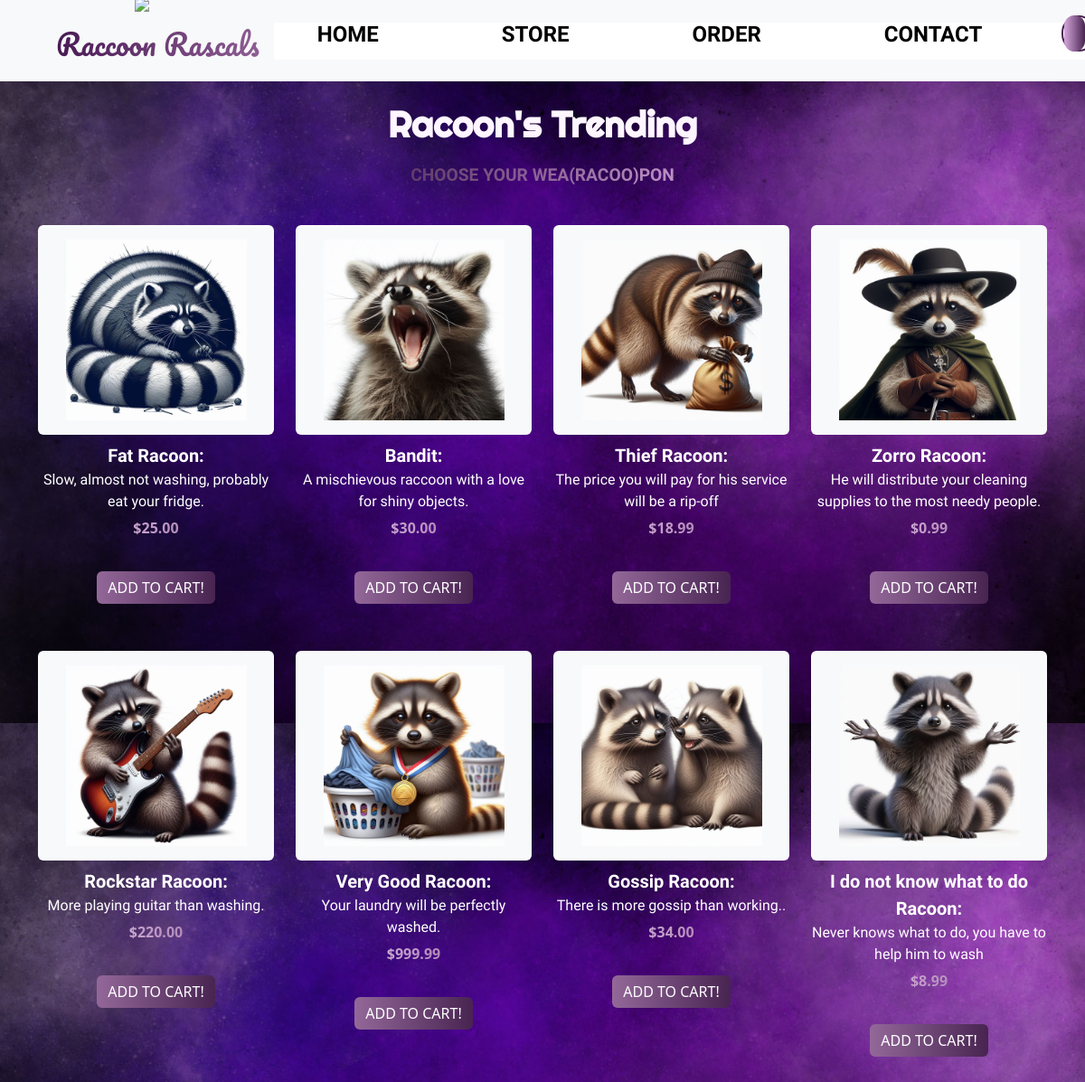
The page /store.php on the database its author committed.
### tables this page shows
CREATE TABLE raccoons (
    id INT NOT NULL AUTO_INCREMENT PRIMARY KEY,
    name VARCHAR(100) NOT NULL,
    price DECIMAL(10, 2) NOT NULL,
    description TEXT NOT NULL,
    image_path VARCHAR(255) NOT NULL
);

### helpers.php (called while the page is built, shortened)
<?php
function dbget($query) {
    $host = 'localhost';
    $username = 'root';
    $password = '';
    $database = 'shop';
    $mysqli = new mysqli($host, $username, $password, $database);
    $result = $mysqli->query($query);
    $fetched = $result->fetch_all(MYSQLI_ASSOC);
    return $fetched;
}
?>

### store.php (the view, shortened to what this page needs)
<?php
include "helpers.php";
?>
<!DOCTYPE html>
<html lang="en">
<head>
    <link href="https://cdn.jsdelivr.net/npm/bootstrap@5.3.3/dist/css/bootstrap.min.css" rel="stylesheet"
>
    <link rel="stylesheet" href="./style.css">
</head>
<body class="homebody">
    <nav class="navbar navbar-expand-lg navbar-light bg-light">
        <div class="container-fluid">
            <a class="navbar-brand" href="#">
                <img src="./img/szoplogo.png" alt="Logo" width="15" height="15" class="d-inline-block align-text-top">
                Raccoon Rascals
            </a>
            <div class="collapse navbar-collapse" id="navbarScroll">
                <ul class="navbar-nav m-auto my-2 my-lg-0">
                    <li class="nav-item">
                        <a class="nav-link" href="index.php">Home</a>
                    </li>
                    <li class="nav-item">
                        <a class="nav-link" href="store.php">Store</a>
                    </li>
                    <li class="nav-item">
                        <a class="nav-link" href="order.php">Order</a>
                    </li>
                    <li class="nav-item">
                        <a class="nav-link" href="contact.php">Contact</a>
                    </li>
                </ul>
                <form class="d-flex" role="search" action="store.php" method="GET">
                    <input class="px-2 search" type="search" name="search" placeholder="Search" aria-label="Search">
                    <button class="btn0" type="submit">
                    </button>
                </form>
            </div>
        </div>
    </nav>
    <section class="product">
        <div class="container">
            <div class="row py-4">
                <div class="col-lg-5 m-auto text-center">
                    <h1>Racoon's Trending</h1>
                    <h6>Choose your wea(racoo)pon</h6>
                </div>
            </div>
            <div class="row">
                <?php
                $cart = $_SESSION['cart'] ?? [];
                $search = "'%" . ($_GET["search"] ?? "") . "%'";
                $query = "SELECT id, name, price, description, image_path FROM raccoons WHERE name like " . $search . " OR description LIKE " . $search;
                $result = dbget($query);
                foreach ($result as $row) {
                    $id = strval($row['id']);
                    $inCart = in_array($id, $cart);
                    $buttonText = $inCart == true ? 'REMOVE FROM CART' : 'ADD TO CART!';
                    echo
                    '<div class="col-lg-3 text-center mb-5">
                        <div class="card border-0 bg-light mb-2">
                            <div class="card-body">
                                <img src="/pracze/img/'. htmlspecialchars($row['image_path']) .'" class="img-fluid fixed-size" alt="">
                            </div>
                        </div>
                        <p class="centered-text">
                            <strong>'. htmlspecialchars($row['name']) .':</strong><br>
                            '. htmlspecialchars($row['description']) .'
                        </p>
                        <p class="centered-price pb-3">$'. htmlspecialchars($row['price']) .'</p>
                        <div class="row pt-1"></div>
                        <button id="button-'. $id .'" onmousedown="toggleCart('. $id .')" class="btn btn2-bg">'. $buttonText .'</button>
                        <div class="row pb-1"></div>
                    </div>';
                }
                ?>
            </div>
        </div>
    </section>
</body>
</html>

### style.css (style rules this page uses)
.navbar-brand { font-size: 2rem; margin-top: 20px; margin-left: 50px; margin-bottom: 15px; font-weight: 400; font-style: normal; font-family: "Pacifico", cursive; background: linear-gradient(to right, #491a55, #8d5d93); -webkit-background-clip: text; -webkit-text-fill-color: transparent; }
.navbar-brand img { width: 85px; height: 85px; }
.navbar { height: 90px; padding-top: 0.5rem; padding-bottom: 0.5rem; position: relative; }
.navbar-nav .nav-link { font-size: 1.5rem; margin-bottom: -10px !important; margin-right: 40px; margin-left: 40px; }
.navbar-nav { margin-left: auto; }
.navbar-nav .nav-item { margin-right: 40px; }
.search { margin-top: -17px; height: 40px; width: 80%; border-radius: 60px; margin-right: -35px; outline: none; border: 2px solid #482451; padding-left: 15px; font-family: "Mukta", sans-serif; font-size: 16px; }
.btn0 { margin-top: -17px; height: 40px; width: 50%; outline: none; border: none; background: linear-gradient(to right, #d6a7dc, #482451); color: white; border-radius: 60px; font-weight: 700; font-family: "Mukta", sans-serif; display: flex; justify-content: center; align-items: center; position: relative; overflow: hidden; }
h1 { font-weight: 700; font-family: 'Righteous', sans-serif !important; }
.fixed-size { width: 200px; height: 200px; object-fit: cover; }
.homebody { background-image: url('img/maintlo.png'); background-size: cover; background-position: center center; height: 100vh; }
.nav-link { margin-top: -25px; margin-bottom: 30px; margin-right: 20px; margin-left: 20px; font-family: "Mukta", sans-serif; font-weight: 600; font-size: 17px; color: black; text-transform: uppercase; }
h6 { font-family: 'Mukta', sans-serif; font-size: 1.2rem; font-weight: 600; text-transform: uppercase; margin: 20px 0; text-align: center; background: linear-gradient(to right, #482451, #d6a7dc); -webkit-background-clip: text; -webkit-text-fill-color: transparent; }
.centered-text { text-align: center; color: white; font-family: "Mukta", sans-serif; }
.centered-text strong { font-weight: bold; font-size:20px; font-family: }
.centered-price { text-align: center; background: linear-gradient(to right, #efd4f6, #8d5d93); -webkit-background-clip: text; -webkit-text-fill-color: transparent; font-weight: bold; }
.btn2-bg { background: linear-gradient(to right, #936899, #482451) !important; color: white !important; border: none; outline: none; }
.centered-text { text-align: center; color: white; font-family: "Mukta", sans-serif; margin-bottom: 5px; }
.centered-text strong { font-weight: bold; }
.navbar-collapse { background-color: white; }
.nav-link { color: black !important; padding-top: 20px; padding-bottom: 20px; }

### store.php (style rules this page uses)
.navbar-brand { text-align: center; position: relative; z-index: 2; }
nav { z-index: 9000; }
.navbar-brand img { position: absolute; top: -22px; left: 50%; transform: translateX(-50%); z-index: 1; width: 50px; height: 50px; }
.product h1 { font-family: 'Righteous', sans-serif; font-size: 2.5rem; font-weight: 700; color: #fef6ff; transition: font-size 0.3s ease; }
.homebody { background-image: url('img/maintlo.png'); }

### rows shown on the page
raccoons: image_path (picture), name "Fat Racoon", description "Slow, almost not washing, probably eat your fridge.", price "25.00", id "ADD TO CART!"
raccoons: image_path (picture), name "Bandit", description "A mischievous raccoon with a love for shiny objects.", price "30.00", id "ADD TO CART!"
raccoons: image_path (picture), name "Thief Racoon", description "The price you will pay for his service will be a rip-off", price "18.99", id "ADD TO CART!"
raccoons: image_path (picture), name "Zorro Racoon", description "He will distribute your cleaning supplies to the most needy people.", price "0.99", id "ADD TO CART!"
raccoons: image_path (picture), name "Rockstar Racoon", description "More playing guitar than washing.", price "220.00", id "ADD TO CART!"
raccoons: image_path (picture), name "Very Good Racoon", description "Your laundry will be perfectly washed.", price "999.99", id "ADD TO CART!"
raccoons: image_path (picture), name "Gossip Racoon", description "There is more gossip than working..", price "34.00", id "ADD TO CART!"
raccoons: image_path (picture), name "I do not know what to do Racoon", description "Never knows what to do, you have to help him to wash", price "8.99", id "ADD TO CART!"
